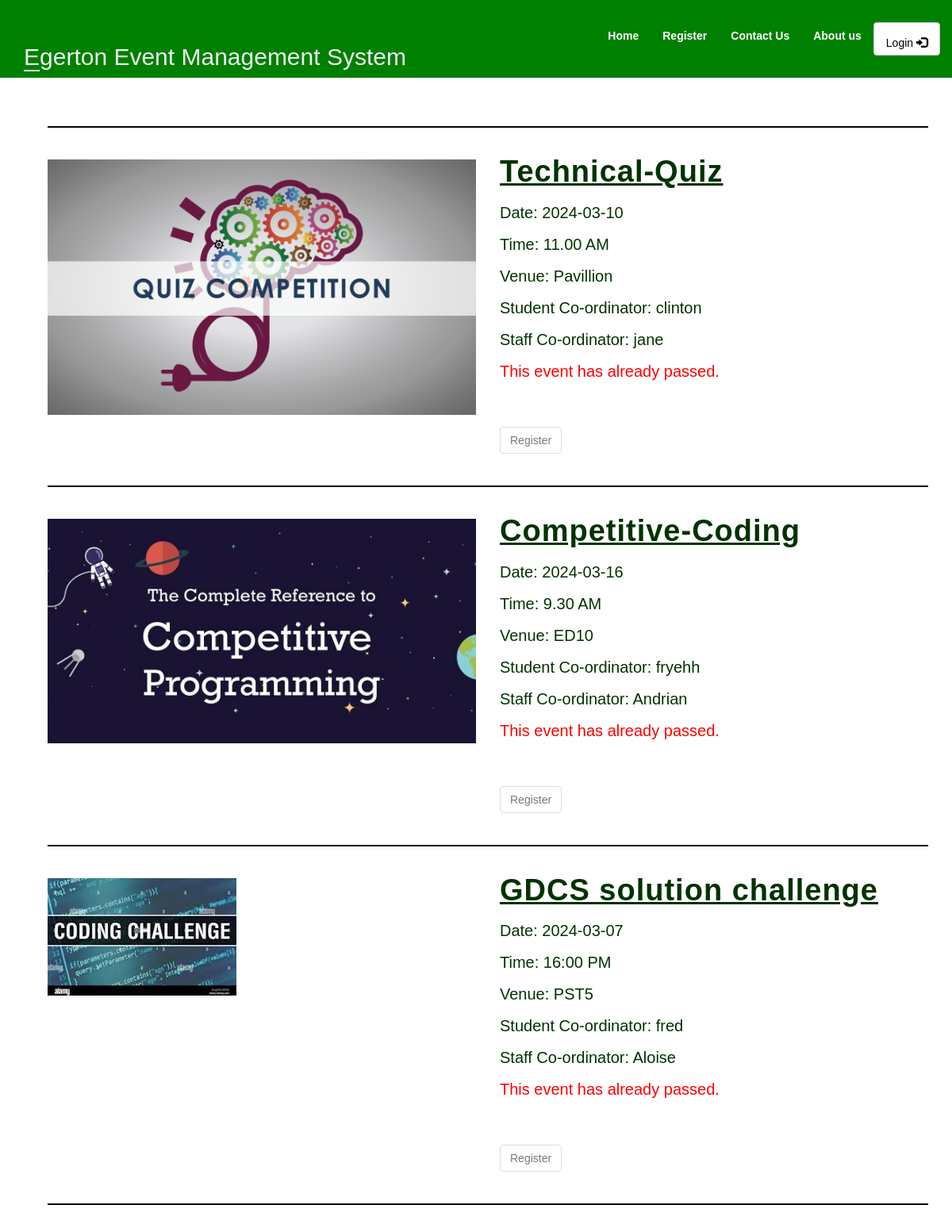
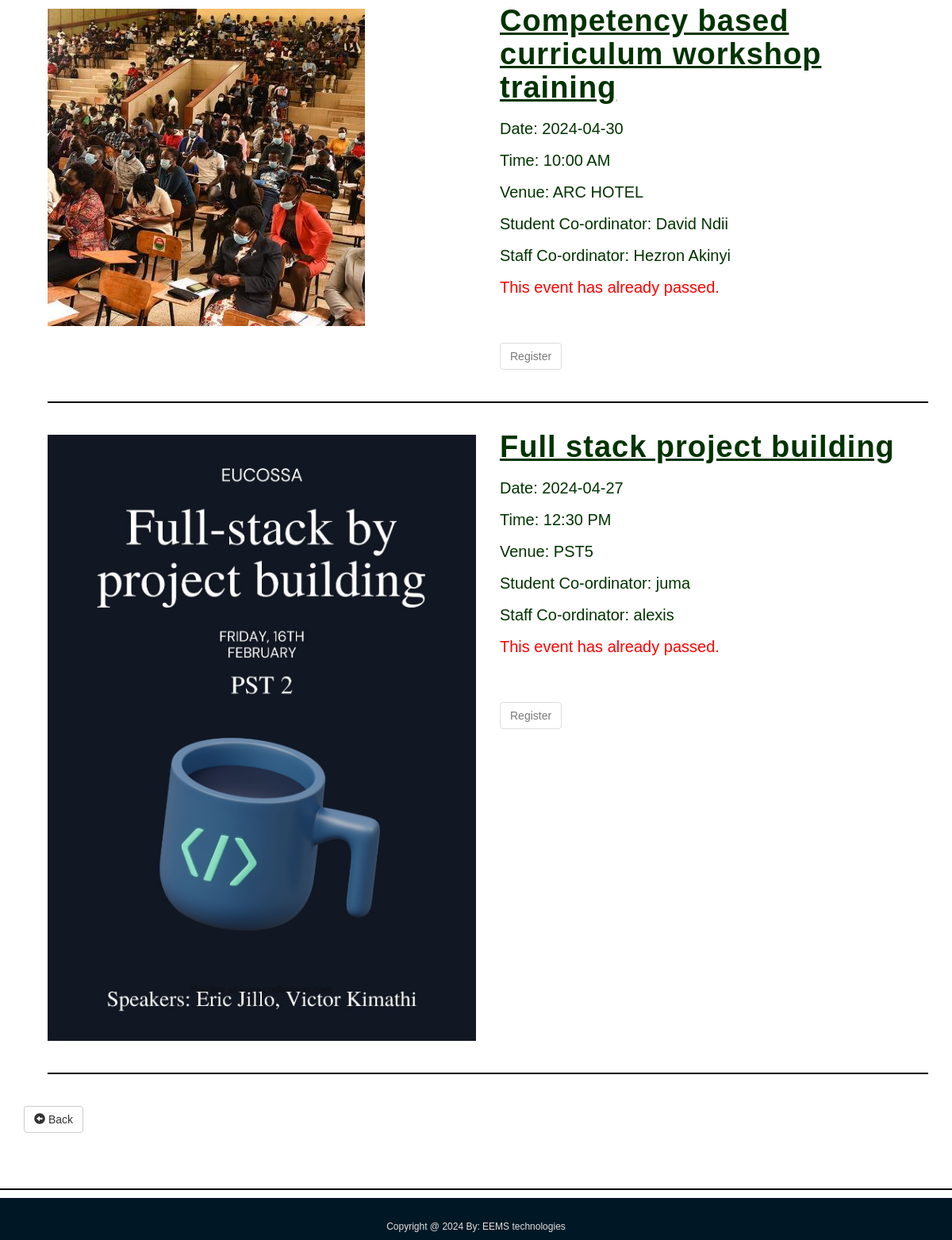
The page /viewEvent.php?id=1 on the database its author committed (2 pictures, top to bottom).
### tables this page shows
CREATE TABLE `events` (
  `event_id` int(11) NOT NULL,
  `event_title` varchar(50) NOT NULL,
  `participents` int(100) DEFAULT 0,
  `img_link` text DEFAULT NULL,
  `type_id` int(11) DEFAULT NULL
);

CREATE TABLE `event_info` (
  `event_id` int(10) NOT NULL,
  `Date` date DEFAULT NULL,
  `time` varchar(20) NOT NULL,
  `venue_id` int(11) NOT NULL
);

CREATE TABLE `venues` (
  `venue_id` int(11) NOT NULL,
  `venue_name` varchar(50) NOT NULL,
  `capacity` int(11) NOT NULL
);

CREATE TABLE `student_coordinator` (
  `sid` int(11) NOT NULL,
  `st_name` varchar(100) NOT NULL,
  `phone` varchar(10) DEFAULT NULL,
  `event_id` int(11) DEFAULT NULL
);

CREATE TABLE `staff_coordinator` (
  `stid` int(11) NOT NULL,
  `name` varchar(100) NOT NULL,
  `phone` varchar(10) DEFAULT NULL,
  `event_id` int(11) DEFAULT NULL
);

### events.php (the view, shortened to what this page needs)
<div class="container">
    <div class="col-md-12">
        <hr>
    </div>
    <div class="row">
        <section>
            <div class="container">
                <div class="col-md-6">
                    <img src="<?php echo $row['img_link']; ?>" class="img-responsive">
                </div>
                <div class="subcontent col-md-6">
                    <h1 style="color:#003300 ; font-size:38px ;"><u><strong><?php echo '<td>' . $row['event_title'] . '</td>'; ?></strong></u></h1>
                    <p style="color:#003300  ;font-size:20px ">
                        <?php
                            echo 'Date: ' . $row['Date'] . '<br>';
                            echo 'Time: ' . $row['time'] . '<br>';
                            $venue_id = $row['venue_id'];
                            $venue_query = "SELECT * FROM venues WHERE venue_id = $venue_id";
                            $venue_result = mysqli_query($conn, $venue_query);
                            if (mysqli_num_rows($venue_result) > 0) {
                                $venue_row = mysqli_fetch_assoc($venue_result);
                                echo 'Venue: ' . $venue_row['venue_name'] . '<br>';
                                $venue_capacity = $venue_row['capacity'];
                            }
                            echo 'Student Co-ordinator: ' . $row['st_name'] . '<br>';
                            echo 'Staff Co-ordinator: ' . $row['name'] . '<br>';
                            $event_time = strtotime($row['Date'] . ' ' . $row['time']);
                            $current_time = time();
                            if ($event_time < $current_time) {
                                echo '<span style="color:red;">This event has already passed.</span><br>';
                                $register_disabled = true;
                            } else {
                                $register_disabled = false;
                            }
                        ?>
                    </p>
                    <br><br>
                    <?php
                        if ($register_disabled) {
                            echo '<button class="btn btn-default" disabled>Register</button>';
                        } else {
                            echo '<button class="btn btn-default" onclick="registerForEvent(' . $row['event_id'] . ', \'' . $row['event_title'] . '\', \'' . $row['Date'] . '\', \'' . $row['time'] . '\', \'' . $venue_row['venue_name'] . '\', ' . $venue_capacity . ', ' . $row['participents'] . ')">Register</button>';
                        }
                    ?>
                </div>
            </div>
        </section>
    </div>
</div>

### viewEvent.php (shortened to what this page needs)
<?php
require 'classes/db1.php';
$id=$_GET['id'];
$result = mysqli_query($conn,"SELECT * FROM events,event_info ef,student_coordinator s,staff_coordinator st WHERE type_id = $id and ef.event_id=events.event_id and s.event_id=events.event_id and st.event_id=events.event_id  ");
?>
<!DOCTYPE html>
<html>
<head>
        <?php require 'utils/styles.php'; ?>
    </head>
    <body>
        <?php require 'utils/header.php'; ?>
        <div class = "content">
            <div class = "container">
                <div class = "col-md-12">
            </div>
            <?php
                if (mysqli_num_rows($result) > 0) {
                while($row = mysqli_fetch_array($result)) {
                include 'events.php';
                    }
           ?>
<div class="container">
            <div class="col-md-12">
            <hr>
            </div>
            </div>
        <?php }?>
            <a class="btn btn-default" href="index.php"><span class="glyphicon glyphicon-circle-arrow-left"></span> Back</a>
        </div>
        <?php require 'utils/footer.php'; ?>
    </body>
</html>

### css/style.css (style rules this page uses)
body { overflow-x: hidden; }
hr { border-top: 2px solid black; margin-top: 40px; margin-bottom: 40px; }
.subcontent > h1 { margin-top: -5px; color: #2C3E50; letter-spacing: 1px; }
.subcontent > p { color: #7F8C8D; line-height: 2; }
.content { font-family: Arial, Helvetica, sans-serif; color: #2C3E50; }

### rows shown on the page
events: img_link (picture), event_title "Technical-Quiz", event_info.Date "2024-03-10", event_info.time "11.00 AM", venues.venue_name "Pavillion", student_coordinator.st_name "clinton", staff_coordinator.name "jane"
events: img_link (picture), event_title "Competitive-Coding", event_info.Date "2024-03-16", event_info.time "9.30 AM", venues.venue_name "ED10", student_coordinator.st_name "fryehh", staff_coordinator.name "Andrian"
events: img_link (picture), event_title "GDCS solution challenge", event_info.Date "2024-03-07", event_info.time "16:00 PM", venues.venue_name "PST5", student_coordinator.st_name "fred", staff_coordinator.name "Aloise"
events: img_link (picture), event_title "Competency based curriculum workshop training", event_info.Date "2024-04-30", event_info.time "10:00 AM", venues.venue_name "ARC HOTEL", student_coordinator.st_name "David Ndii", staff_coordinator.name "Hezron Akinyi"
events: img_link (picture), event_title "Full stack project building", event_info.Date "2024-04-27", event_info.time "12:30 PM", venues.venue_name "PST5", student_coordinator.st_name "juma", staff_coordinator.name "alexis"
